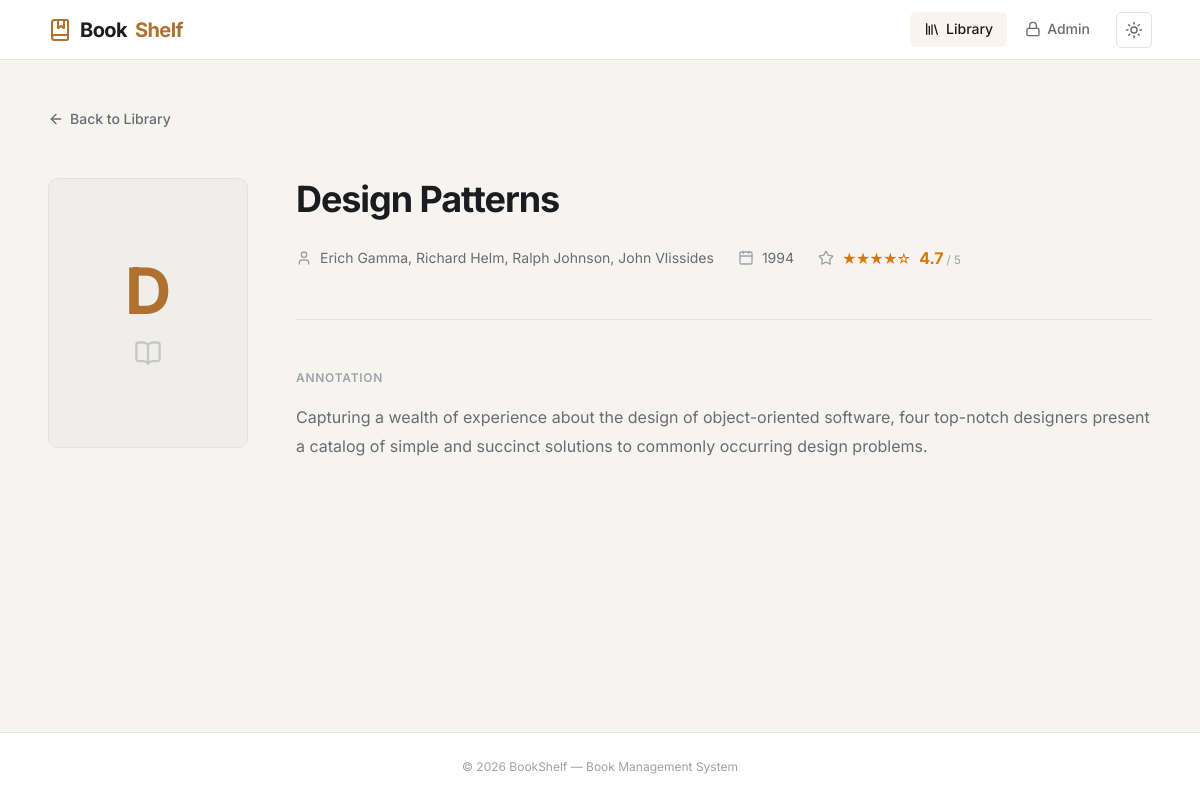
Screenshot of /detail.php?id=3 with the database file from the repository.
### tables this page shows
CREATE TABLE books (
            id           INTEGER PRIMARY KEY AUTOINCREMENT,
            title        TEXT    NOT NULL,
            author       TEXT    NOT NULL,
            release_year INTEGER NOT NULL,
            annotation   TEXT    DEFAULT '',
            rating       REAL    DEFAULT 0 CHECK(rating >= 0 AND rating <= 5),
            created_at   TEXT    DEFAULT (datetime('now'))
        );

### detail.php (the view, shortened to what this page needs)
<?php
$pdo = getDB();
$id = filter_input(INPUT_GET, 'id', FILTER_VALIDATE_INT);
$stmt = $pdo->prepare("SELECT * FROM books WHERE id = :id");
$stmt->execute([':id' => $id]);
$book = $stmt->fetch();
$ratingFull  = (int) floor($book['rating']);
$ratingEmpty = 5 - $ratingFull;
?>
<!DOCTYPE html>
<html lang="en">
<head>
    <link rel="stylesheet" href="assets/css/style.css">
</head>
<body>
<div class="page-wrapper">
    <header class="site-header">
        <a href="index.php" class="logo">
            <i data-lucide="book-marked"></i>
            Book<span>Shelf</span>
        </a>
        <nav class="header-nav">
            <a href="index.php" class="nav-link active">
                <i data-lucide="library"></i> Library
            </a>
            <a href="login.php" class="nav-link">
                <i data-lucide="lock"></i> Admin
            </a>
            <button id="theme-toggle" class="theme-toggle" title="Toggle theme">
                <i data-lucide="sun" class="icon-sun"></i>
            </button>
        </nav>
    </header>
    <main class="main-content">
        <a href="index.php" class="back-link">
            <i data-lucide="arrow-left"></i>
            Back to Library
        </a>
        <div class="detail-layout">
            <div class="detail-cover">
                <div class="detail-cover__visual">
                    <span class="detail-cover__initial"><?= htmlspecialchars(mb_substr($book['title'], 0, 1)) ?></span>
                    <i data-lucide="book-open" class="detail-cover__icon"></i>
                </div>
            </div>
            <div class="detail-info">
                <h1 class="detail-title"><?= htmlspecialchars($book['title']) ?></h1>
                <div class="detail-meta">
                    <div class="detail-meta__item">
                        <i data-lucide="user"></i>
                        <span><?= htmlspecialchars($book['author']) ?></span>
                    </div>
                    <div class="detail-meta__item">
                        <i data-lucide="calendar"></i>
                        <span><?= (int) $book['release_year'] ?></span>
                    </div>
                    <?php if ($book['rating'] > 0): ?>
                        <div class="detail-meta__item">
                            <i data-lucide="star"></i>
                            <span class="detail-rating">
                                <?= str_repeat('★', $ratingFull) . str_repeat('☆', $ratingEmpty) ?>
                                <strong><?= number_format($book['rating'], 1) ?></strong>
                                <small>/ 5</small>
                            </span>
                        </div>
                    <?php endif; ?>
                </div>
                <?php if (!empty(trim($book['annotation']))): ?>
                    <div class="detail-section">
                        <h2 class="detail-section__heading">Annotation</h2>
                        <div class="detail-annotation">
                            <?= nl2br(htmlspecialchars($book['annotation'])) ?>
                        </div>
                    </div>
                <?php else: ?>
                    <div class="detail-section">
                        <p class="detail-no-annotation">No annotation available for this book.</p>
                    </div>
                <?php endif; ?>
            </div>
        </div>
    </main>
    <footer class="site-footer">
        &copy; <?= date('Y') ?> BookShelf &mdash; Book Management System
    </footer>
</div>
</body>
</html>

### rows the page displays
books: title "D", title "Design Patterns", author "Erich Gamma, Richard Helm, Ralph Johnson, John Vlissides", release_year "1994", rating "★★★★", rating "☆", rating "4.7", annotation "Capturing a wealth of experience about the design of object-oriented software, four top-notch designers present a catalog of simple and succinct solutions to commonly occurring design problems."
